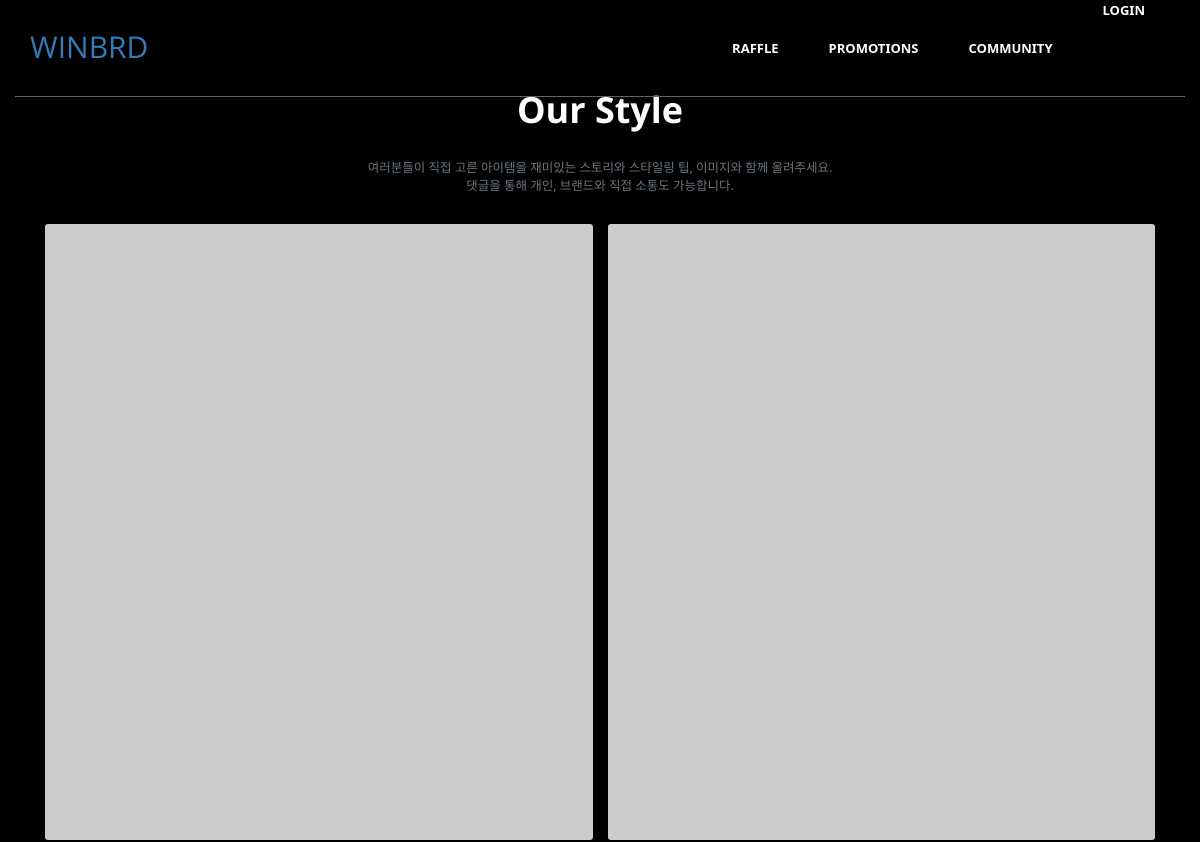
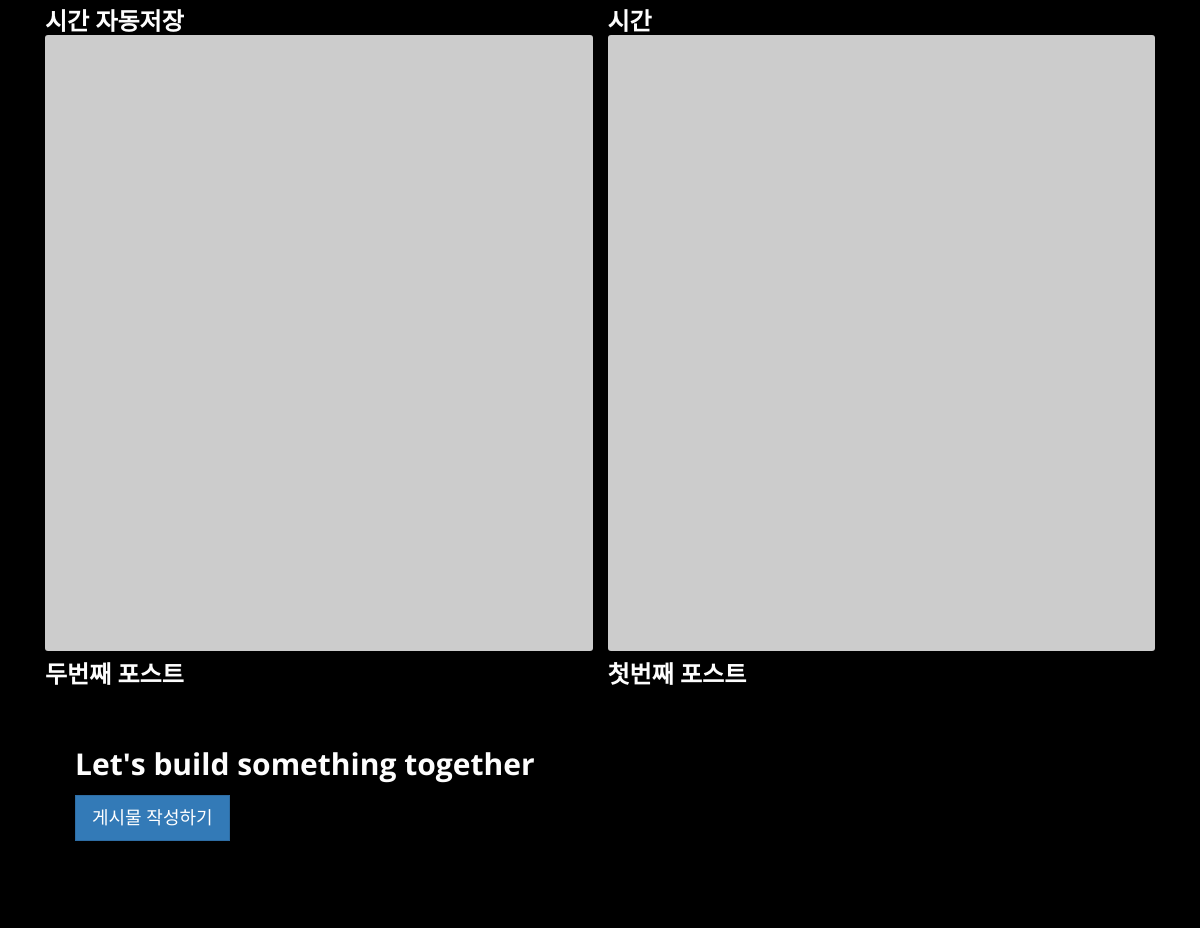
/community/, run on the app's committed database (2 pictures, top to bottom).
### community/models.py (models this page shows, shortened)
class Post(models.Model):
    title = models.CharField(max_length=30)
    hook_text = models.CharField(max_length=100, blank=True)
    content = models.TextField()
    head_image = models.ImageField(upload_to='community/images/%Y/%m/%d/', blank=True)
    file_upload = models.FileField(upload_to='community/files/%Y/%m/%d/', blank=True)
    created_at = models.DateTimeField(auto_now_add=True)
    updated_at = models.DateTimeField(auto_now=True)
    def __str__(self):
        return f'[{self.pk}]{self.title}'
    def get_absolute_url(self):
        return f'/community/{self.pk}/'

### community/views.py (the view)
# urls.py: path('', views.PostList.as_view()),
class PostList(ListView):
    model = Post
    ordering = '-pk'

### community/templates/community/post_list.html (shortened to what this page needs)
{% extends 'community/base.html' %}
{% block main_area %}
<div class="text-center mb-5 ">
    <h1 class="fw-bolder text-col">Our Style</h1>
    <p class="lead fw-normal text-muted mb-0">여러분들이 직접 고른 아이템을 재미있는 스토리와 스타일링 팁, 이미지와 함께 올려주세요. <br>댓글을 통해 개인, 브랜드와 직접 소통도 가능합니다.</p>
</div>
<div class="row gx-5">
    {% for p in post_list %}
    <div class="col-lg-6">
        {% if p.head_image %}
            <div class="position-relative mb-5">
            <img class="img-fluid rounded-3 mb-3" src="{{ p.head_image.url }}"  alt="{{ p }} head image" width="800" height="900" />
            </div>
        {% else %}
            <img class="img-fluid rounded-3 mb-3" src="https://picsum.photos/seed/{{ p.id }}/800/900" alt="random_image">
        {% endif %}
        <a class="h3 fw-bolder text-decoration-none  stretched-link text-col" href="{{ p.get_absolute_url }}" alt="{{ p }} head image">{{ p.title }}</a>
    </div>
    {% endfor %}
{% include 'community/footer.html' %}
</div>
{% endblock %}

### community/static/community/css/main.css (style rules this page uses)
body { background-color: #fff; font-family: 'Open Sans', sans-serif; line-height: 1; font-size: 13px; color: #a8a8a8; }
figure, p { margin: 0; }
a { -webkit-transition: all .3s ease-in 0s; -moz-transition: all .3s ease-in 0s; -ms-transition: all .3s ease-in 0s; -o-transition: all .3s ease-in 0s; transition: all .3s ease-in 0s; }
a, a:focus, a:hover { text-decoration: none; outline: 0; }
h1, h2, h3, h4, h5, h6 { font-family: 'Open Sans', sans-serif; font-weight: normal; margin: 0; }

### community/static/community/css/styles_c.css (style rules this page uses)
body { margin: 0; font-family: var(--bs-body-font-family); font-size: var(--bs-body-font-size); font-weight: var(--bs-body-font-weight); line-height: var(--bs-body-line-height); color: var(--bs-body-color); text-align: var(--bs-body-text-align); background-color: var(--bs-body-bg); -webkit-text-size-adjust: 100%; -webkit-tap-highlight-color: rgba(0, 0, 0, 0); }
*, *::before, *::after { box-sizing: border-box; }
:root { --bs-blue: #0d6efd; --bs-indigo: #6610f2; --bs-purple: #6f42c1; --bs-pink: #d63384; --bs-red: #dc3545; --bs-orange: #fd7e14; --bs-yellow: #ffc107; --bs-green: #198754; --bs-teal: #20c997; --bs-cyan: #0dcaf0; --bs-white: #fff; --bs-gray: #6c757d; --bs-gray-dark: #343a40; --bs-gray-100: #f8f9fa; --bs-gray-200: #e9ecef; --bs-gray-300: #dee2e6; --bs-gray-400: #ced4da; --bs-gray-500: #adb5bd; --bs-gray-600: #6c757d; --bs-gray-700: #495057; --bs-gray-800: #343a40; --bs-gray-900: #212529; --bs-primary: #0d6efd; --bs-secondary: #6c757d; --bs-success: #198754; --bs-info: #0dcaf0; --bs-warning: #ffc107; --bs-danger: #dc3545; --bs-light: #f8f9fa; --bs-dark: #212529; --bs-primary-rgb: 13, 110, 253; --bs-secondary-rgb: 108, 117, 125; --bs-success-rgb: 25, 135, 84; --bs-info-rgb: 13, 202, 240; --bs-warning-rgb: 255, 193, 7; --bs-danger-rgb: 220, 53, 69; --bs-light-rgb: 248, 249, 250; --bs-dark-rgb: 33, 37, 41; --bs-white-rgb: 255, 255, 255; --bs-black-rgb: 0, 0, 0; --bs-body-color-rgb: 33, 37, 41; --bs-body-bg-rgb: 255, 255, 255; --bs-font-sans-serif: system-ui, -apple-system, "Segoe UI", Roboto, "Helvetica Neue", Arial, "Noto Sans", "Liberation Sans", sans-serif, "Apple Color Emoji", "Segoe UI Emoji", "Segoe UI Symbol", "Noto Color Emoji"; --bs-font-monospace: SFMono-Regular, Menlo, Monaco, Consolas, "Liberation Mono", "Courier New", monospace; --bs-gradient: linear-gradient(180deg, rgba(255, 255, 255, 0.15), rgba(255, 255, 255, 0)); --bs-body-font-family: var(--bs-font-sans-serif); --bs-body-font-size: 1rem; --bs-body-font-weight: 400; --bs-body-line-height: 1.5; --bs-body-color: #212529; --bs-body-bg: #fff; }
.text-center { text-align: center !important; }
.container, { width: 100%; margin-right: auto; margin-left: auto; }
.mb-5 { margin-bottom: 3rem !important; }
.fw-bolder { font-weight: bolder !important; }
:-webkit-any(article, aside, nav, section) h1 { margin-block-start: 0.83em; margin-block-end: 0.83em; }
.text-muted { --bs-text-opacity: 1; color: #fdfdfd !important; }
.text-col { color: #fdfdfd }
.fw-normal { font-weight: 400 !important; }
.mb-0 { margin-bottom: 0 !important; }
.lead { font-size: 1.25rem; font-weight: 300; }
.g-5, .gx-5 { --bs-gutter-x: 3rem; }
.row { --bs-gutter-x: 1.5rem; --bs-gutter-y: 0; display: flex; flex-wrap: wrap; margin-top: calc(-1 * var(--bs-gutter-y)); margin-right: calc(-0.5 * var(--bs-gutter-x)); margin-left: calc(-0.5 * var(--bs-gutter-x)); }
.row > * { flex-shrink: 0; width: 100%; max-width: 100%; padding-right: calc(var(--bs-gutter-x) * 0.5); padding-left: calc(var(--bs-gutter-x) * 0.5); margin-top: var(--bs-gutter-y); }
.col-lg-6 { flex: 0 0 auto; width: 50%; }
.img-fluid { max-width: 100%; height: auto; }
.rounded-3 { border-radius: 0.3rem !important; }
.mb-3 { margin-bottom: 1rem !important; }
.text-decoration-none { text-decoration: none !important; }
.text-muted { --bs-text-opacity: 1; color: #6c757d !important; }

### data on the page
Post: title "시간 자동저장"
Post: title "시간"
Post: title "두번째 포스트"
Post: title "첫번째 포스트"
